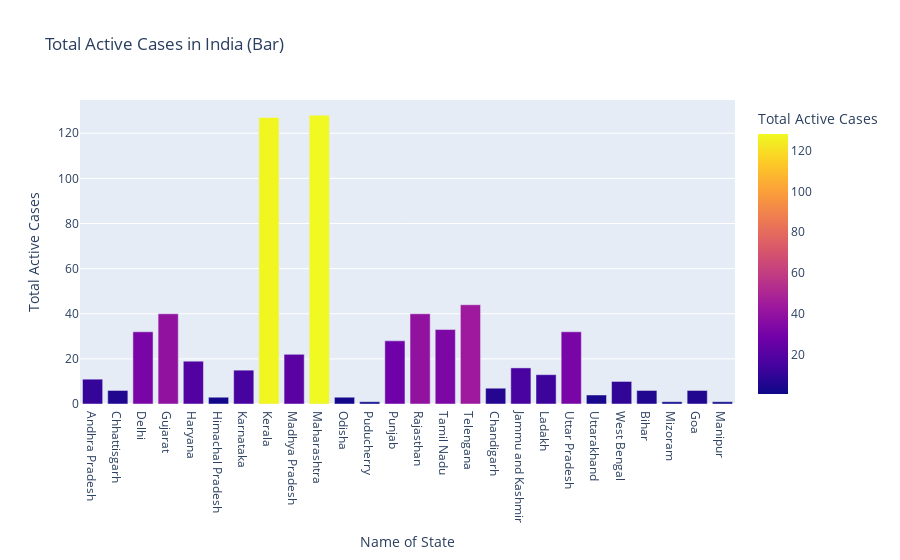

Notebook code cell kept with this figure:
### Markdown cell above
## Graphical Representation Of Data

### Code cell
px.bar(df,x='Name of State',y='Total Active Cases',color = 'Total Active Cases',title='Total Active Cases in India (Bar)')
##color_discrete_sequence =['red']*len(df)<--use this for uniform color

### Figure 1 — Plotly figure (JSON) as saved in the notebook; plotly's stock layout.template omitted (floating-point values rounded to 4 significant figures)
{"data": [{"alignmentgroup": "True", "hovertemplate": "Name of State=%{x}<br>Total Active Cases=%{marker.color}<extra></extra>", "legendgroup": "", "marker": {"color": [11, 6, 32, 40, 19, 3, 15, 127, 22, 128, 3, 1, 28, 40, 33, 44, 7, 16, 13, 32, 4, 10, 6, 1, 6, 1], "coloraxis": "coloraxis"}, "name": "", "offsetgroup": "", "orientation": "v", "showlegend": false, "textposition": "auto", "type": "bar", "x": ["Andhra Pradesh", "Chhattisgarh", "Delhi", "Gujarat", "Haryana", "Himachal Pradesh", "Karnataka", "Kerala", "Madhya Pradesh", "Maharashtra", "Odisha", "Puducherry", "Punjab", "Rajasthan", "Tamil Nadu", "Telengana", "Chandigarh", "Jammu and Kashmir", "Ladakh", "Uttar Pradesh", "Uttarakhand", "West Bengal", "Bihar", "Mizoram", "Goa", "Manipur"], "xaxis": "x", "y": [11, 6, 32, 40, 19, 3, 15, 127, 22, 128, 3, 1, 28, 40, 33, 44, 7, 16, 13, 32, 4, 10, 6, 1, 6, 1], "yaxis": "y"}], "layout": {"barmode": "relative", "coloraxis": {"colorbar": {"title": {"text": "Total Active Cases"}}, "colorscale": [[0, "#0d0887"], [0.1111, "#46039f"], [0.2222, "#7201a8"], [0.3333, "#9c179e"], [0.4444, "#bd3786"], [0.5556, "#d8576b"], [0.6667, "#ed7953"], [0.7778, "#fb9f3a"], [0.8889, "#fdca26"], [1, "#f0f921"]]}, "legend": {"tracegroupgap": 0}, "title": {"text": "Total Active Cases in India (Bar)"}, "xaxis": {"anchor": "y", "domain": [0, 1], "title": {"text": "Name of State"}}, "yaxis": {"anchor": "x", "domain": [0, 1], "title": {"text": "Total Active Cases"}}}}
